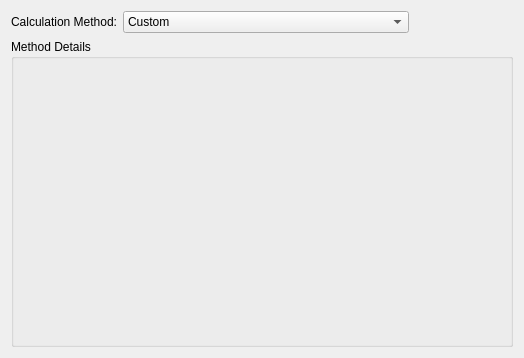
<ui version="4.0" >
 <class>prayertimesCalculationMethodConfig</class>
 <widget class="QWidget" name="prayertimesCalculationMethodConfig" >
  <property name="geometry" >
   <rect>
    <x>0</x>
    <y>0</y>
    <width>524</width>
    <height>358</height>
   </rect>
  </property>
  <property name="windowTitle" >
   <string>Form</string>
  </property>
  <layout class="QGridLayout" name="gridLayout" >
   <item row="0" column="0" >
    <widget class="QLabel" name="label" >
     <property name="text" >
      <string>Calculation Method:</string>
     </property>
     <property name="alignment" >
      <set>Qt::AlignRight|Qt::AlignTrailing|Qt::AlignVCenter</set>
     </property>
    </widget>
   </item>
   <item row="0" column="1" >
    <widget class="QComboBox" name="calculationMethodComboBox" >
     <item>
      <property name="text" >
       <string>Custom</string>
      </property>
     </item>
     <item>
      <property name="text" >
       <string>Egyptian General Authority of Survey</string>
      </property>
     </item>
     <item>
      <property name="text" >
       <string>University of Islamic Sciences, Karachi (Shaf'i)</string>
      </property>
     </item>
     <item>
      <property name="text" >
       <string>University of Islamic Sciences, Karachi (Hanafi)</string>
      </property>
     </item>
     <item>
      <property name="text" >
       <string>Islamic Society of North America</string>
      </property>
     </item>
     <item>
      <property name="text" >
       <string>Muslim World League (MWL)</string>
      </property>
     </item>
     <item>
      <property name="text" >
       <string>Umm Al-Qurra, Saudi Arabia</string>
      </property>
     </item>
     <item>
      <property name="text" >
       <string>Fixed Ishaa Interval (always 90)</string>
      </property>
     </item>
    </widget>
   </item>
   <item row="0" column="2" >
    <spacer name="horizontalSpacer" >
     <property name="orientation" >
      <enum>Qt::Horizontal</enum>
     </property>
     <property name="sizeHint" stdset="0" >
      <size>
       <width>302</width>
       <height>20</height>
      </size>
     </property>
    </spacer>
   </item>
   <item row="1" column="0" colspan="3" >
    <widget class="QGroupBox" name="calculationMethodDetailsGroupBox" >
     <property name="title" >
      <string>Method Details</string>
     </property>
    </widget>
   </item>
  </layout>
 </widget>
 <resources/>
 <connections/>
</ui>
